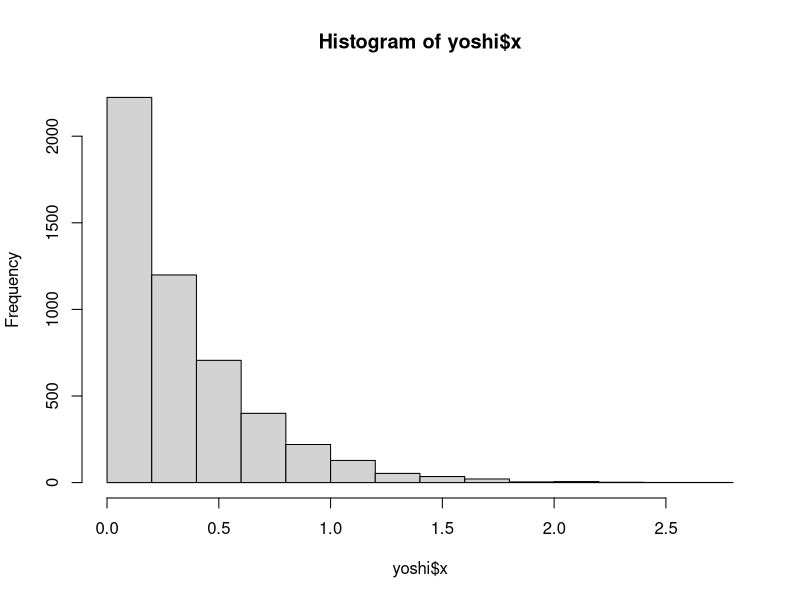

Source code (R):
## ---- chunk 1
qnorm(0.93)
## ---- chunk 2
qnorm(.95)
pnorm(0.82)
## ---- chunk 3
yoshi = read.csv("yoshinums.csv")
## ---- chunk 4
hist(yoshi$x)
## ---- chunk 5
mean(yoshi$x)
sd(yoshi$x)
